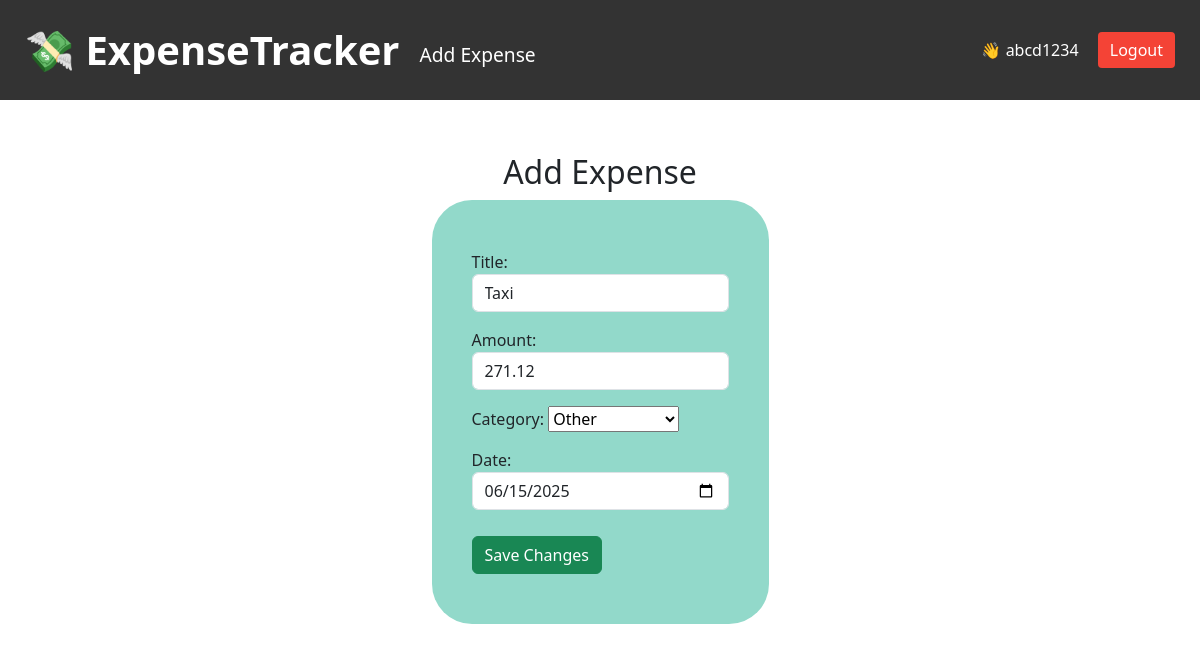
The page /expense/edit/135/ (signed in) on the database as committed earlier.
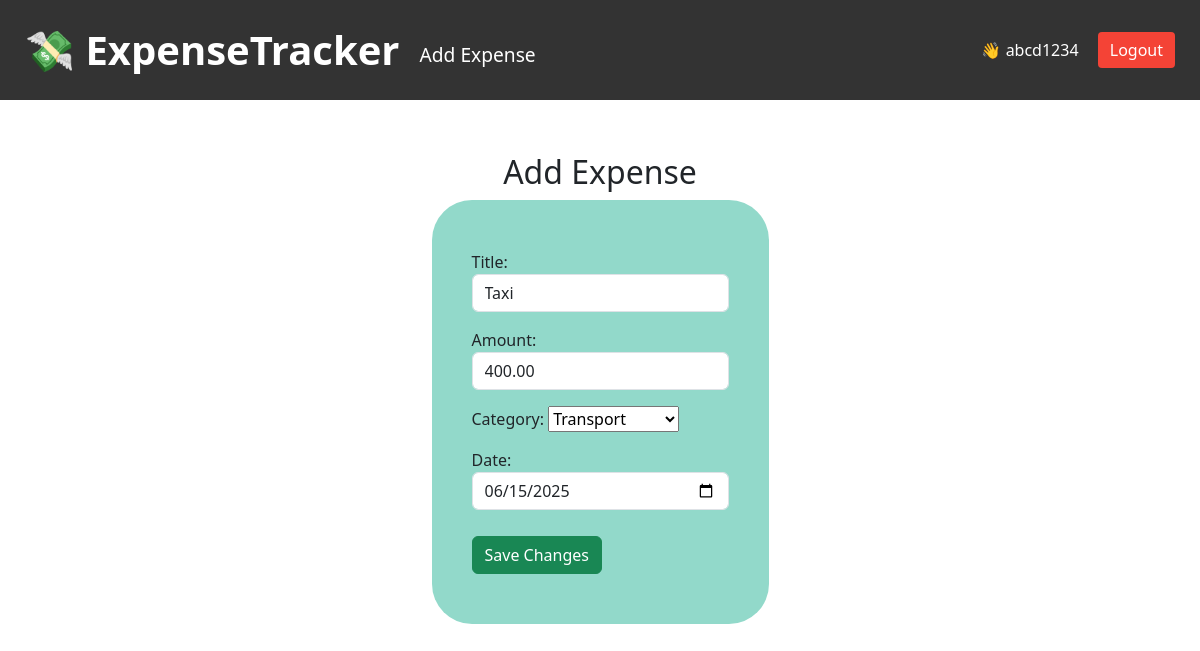
The same page on the database as committed later.
### expenses/models.py (models this page shows, shortened)
class Expense(models.Model):
    user=models.ForeignKey(User,on_delete=models.CASCADE)
    title=models.CharField(max_length=100)
    amount=models.DecimalField(max_digits=10,decimal_places=2)
    category=models.CharField(max_length=50,choices=CATEGORY_CHOICES)
    date=models.DateField()

### expenses/views.py (the view)
# urls.py: path('edit/<int:pk>/',views.edit,name='edit'),
@login_required
def edit(request,pk):
    instance=get_object_or_404(Expense,pk=pk,user=request.user)
    if request.method=="POST":
        form=ExpenseForm(request.POST,instance=instance)
        if form.is_valid():
            expense=form.save(commit=False)
            expense.user=request.user
            expense.save()
            messages.success(request,'Successfully saved changes')
            return redirect('expense_list')
    else:
        form=ExpenseForm(instance=instance)
    return render(request,'expenses/edit_expense.html',{'form':form})

### expenses/forms.py
class ExpenseForm(forms.ModelForm):
    class Meta:
        model= Expense
        fields=['title','amount','category','date']
        widgets = {
            'title':forms.TextInput(attrs={'class':'form-control','placeholder':'Enter Expense Title'}),
            'amount':forms.TextInput(attrs={'class':'form-control','placeholder':'रु XXXXXX.xxxxx'}),
            'date':forms.TextInput(attrs={'class':'form-control'}),
            'date': forms.DateInput(attrs={'type': 'date','class':'form-control'})
        }

### expenses/templates/expenses/edit_expense.html (shortened to what this page needs)
{% extends 'expenses/base.html' %}
{% block content %}
<h2>Add Expense</h2>
<div style="display: flex; flex-direction: column; align-items: center; margin-top:115px;">
    <h2>Add Expense</h2>
    <div>
        <form method="POST"
            style="display: inline-block; padding:50px 40px 50px 40px; border-radius: 40px; background-color: rgb(146, 217, 202);">
            {{ form.as_p }}
            <button type="submit" class="btn btn-success" style="margin-top: 10px;" >Save Changes</button>
        </form>
    </div>
</div>
{% endblock %}

Rows that differ between the two databases and show on the page:
changed Expense "Taxi": amount "271.12" → "400.00"; category "Other" → "Transport"
